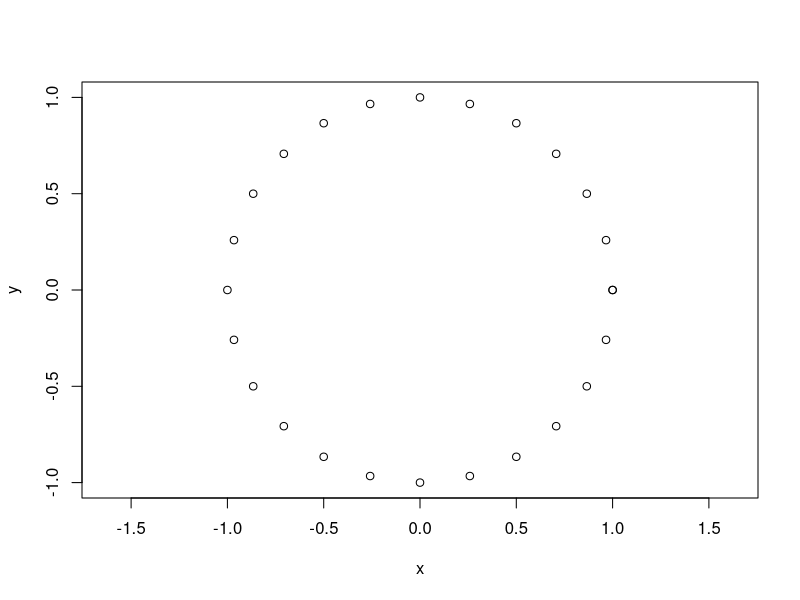
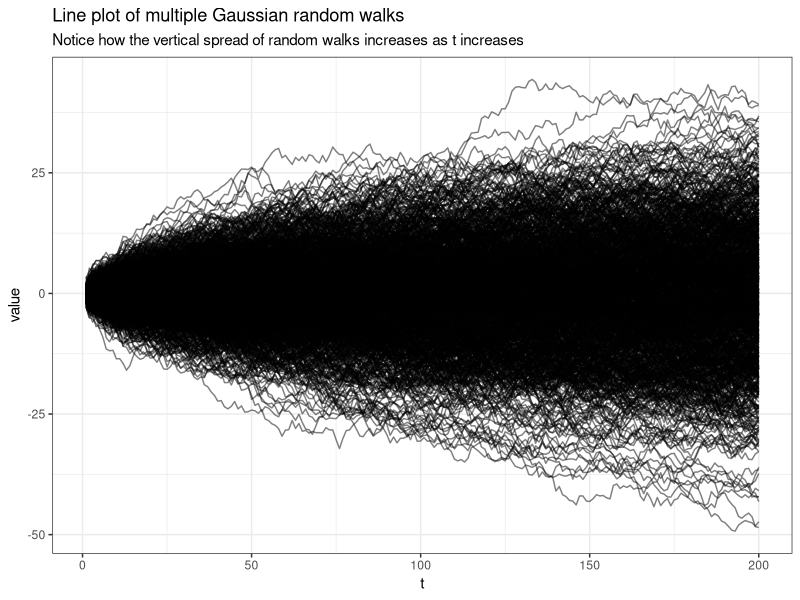
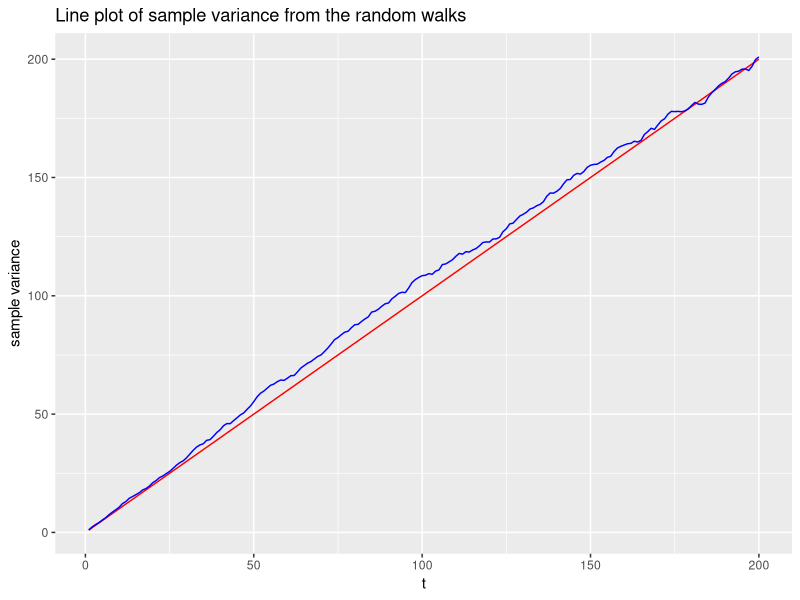

Here is the R script that generated these plots, in order:
## ---- chunk 1
options(
  digits = 3,
  scipen = 99
)
rm(
  list = ls()
)
## ---- chunk 2
t <- seq(
  from = 0,
  to = 2*pi,
  by = pi/12
)
x <- cos(t)
y <- sin(t)
cov(x,y)
cor(x,y)
plot(
  x = x,
  y = y,
  asp = 1
)
## ---- chunk 3
set.seed(
  seed = 41507
)
n_observations <- 200
n_randomwalks <- 1000
M_randomwalk <- as.data.frame(
  x = matrix(
    data = rnorm(
      n = n_observations*n_randomwalks
    ),
    nrow = n_observations,
    ncol = n_randomwalks
  )
)
M_randomwalk <- as.data.frame(sapply(
  X = M_randomwalk,
  FUN = cumsum
))
M_randomwalk$t <- 1:n_observations
M_randomwalk <- tidyr::gather(
  data = M_randomwalk,
  key = "randomwalk",
  value = "value",
  -t
)
library(ggplot2)
ggplot(M_randomwalk) + 
  aes(x = t,y = value,group = randomwalk) + 
  geom_line(alpha = 0.5,color = "black") +
  labs(
    title = "Line plot of multiple Gaussian random walks",
    subtitle = "Notice how the vertical spread of random walks increases as t increases"
  ) +
  theme_bw()
v_var <- tapply(
  X = M_randomwalk$value,
  INDEX = M_randomwalk$t,
  FUN = var
)
ggplot(data.frame(
  t = as.numeric(
    x = names(v_var)
  ),
  var = v_var
)) + 
  aes(x = t) + 
  geom_line(mapping = aes(y = t),color = "red") + 
  geom_line(mapping = aes(y = var),color = "blue") + 
  ggtitle("Line plot of sample variance from the random walks") +
  ylab("sample variance")
